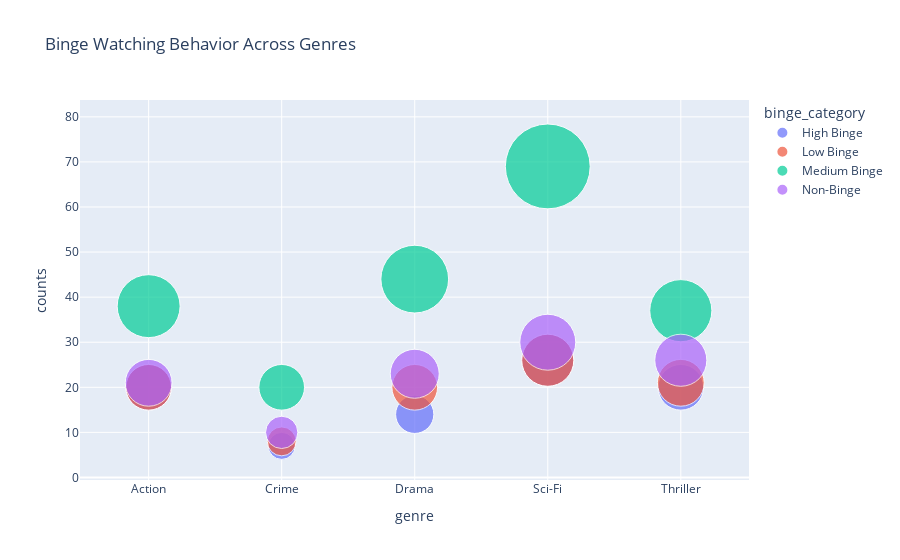

Notebook code cell kept with this figure:
### Code cell
# 3. Binge Behavior Analysis
def plot_binge_behavior(data):
    # Binge behavior by genre
    binge_by_genre = pd.crosstab(data['genre'], data['binge_category'], normalize='index') * 100
    
    plt.figure(figsize=(14, 8))
    binge_by_genre.plot(kind='barh', stacked=True, figsize=(14, 8))
    plt.title('Binge Watching Behavior by Genre (%)', fontsize=16)
    plt.xlabel('Percentage', fontsize=12)
    plt.ylabel('Genre', fontsize=12)
    plt.legend(title='Binge Category', bbox_to_anchor=(1.05, 1), loc='upper left')
    plt.tight_layout()
    plt.savefig('E:/AICTE Intern Tasks/RISE/PNG files/binge_by_genre.png', dpi=300)
    plt.show()
    
    # Interactive bubble chart of binge behavior
    binge_stats = df.groupby(['genre', 'binge_category']).size().reset_index(name='counts')
    fig = px.scatter(binge_stats, x='genre', y='counts', size='counts', color='binge_category',
                     hover_name='genre', size_max=60,
                     title='Binge Watching Behavior Across Genres')
    fig.write_html('binge_interactive.html')
    fig.show()

data = plot_binge_behavior(data)

### Figure 1 — Plotly figure (JSON) as saved in the notebook; plotly's stock layout.template omitted (floating-point values rounded to 4 significant figures)
{"data": [{"hovertemplate": "<b>%{hovertext}</b><br><br>binge_category=High Binge<br>genre=%{x}<br>counts=%{marker.size}<extra></extra>", "hovertext": ["Action", "Crime", "Drama", "Sci-Fi", "Thriller"], "legendgroup": "High Binge", "marker": {"color": "#636efa", "size": [20, 7, 14, 26, 20], "sizemode": "area", "sizeref": 0.01917, "symbol": "circle"}, "mode": "markers", "name": "High Binge", "orientation": "v", "showlegend": true, "type": "scatter", "x": ["Action", "Crime", "Drama", "Sci-Fi", "Thriller"], "xaxis": "x", "y": [20, 7, 14, 26, 20], "yaxis": "y"}, {"hovertemplate": "<b>%{hovertext}</b><br><br>binge_category=Low Binge<br>genre=%{x}<br>counts=%{marker.size}<extra></extra>", "hovertext": ["Action", "Crime", "Drama", "Sci-Fi", "Thriller"], "legendgroup": "Low Binge", "marker": {"color": "#EF553B", "size": [20, 8, 20, 26, 21], "sizemode": "area", "sizeref": 0.01917, "symbol": "circle"}, "mode": "markers", "name": "Low Binge", "orientation": "v", "showlegend": true, "type": "scatter", "x": ["Action", "Crime", "Drama", "Sci-Fi", "Thriller"], "xaxis": "x", "y": [20, 8, 20, 26, 21], "yaxis": "y"}, {"hovertemplate": "<b>%{hovertext}</b><br><br>binge_category=Medium Binge<br>genre=%{x}<br>counts=%{marker.size}<extra></extra>", "hovertext": ["Action", "Crime", "Drama", "Sci-Fi", "Thriller"], "legendgroup": "Medium Binge", "marker": {"color": "#00cc96", "size": [38, 20, 44, 69, 37], "sizemode": "area", "sizeref": 0.01917, "symbol": "circle"}, "mode": "markers", "name": "Medium Binge", "orientation": "v", "showlegend": true, "type": "scatter", "x": ["Action", "Crime", "Drama", "Sci-Fi", "Thriller"], "xaxis": "x", "y": [38, 20, 44, 69, 37], "yaxis": "y"}, {"hovertemplate": "<b>%{hovertext}</b><br><br>binge_category=Non-Binge<br>genre=%{x}<br>counts=%{marker.size}<extra></extra>", "hovertext": ["Action", "Crime", "Drama", "Sci-Fi", "Thriller"], "legendgroup": "Non-Binge", "marker": {"color": "#ab63fa", "size": [21, 10, 23, 30, 26], "sizemode": "area", "sizeref": 0.01917, "symbol": "circle"}, "mode": "markers", "name": "Non-Binge", "orientation": "v", "showlegend": true, "type": "scatter", "x": ["Action", "Crime", "Drama", "Sci-Fi", "Thriller"], "xaxis": "x", "y": [21, 10, 23, 30, 26], "yaxis": "y"}], "layout": {"legend": {"itemsizing": "constant", "title": {"text": "binge_category"}, "tracegroupgap": 0}, "title": {"text": "Binge Watching Behavior Across Genres"}, "xaxis": {"anchor": "y", "domain": [0, 1], "title": {"text": "genre"}}, "yaxis": {"anchor": "x", "domain": [0, 1], "title": {"text": "counts"}}}}
